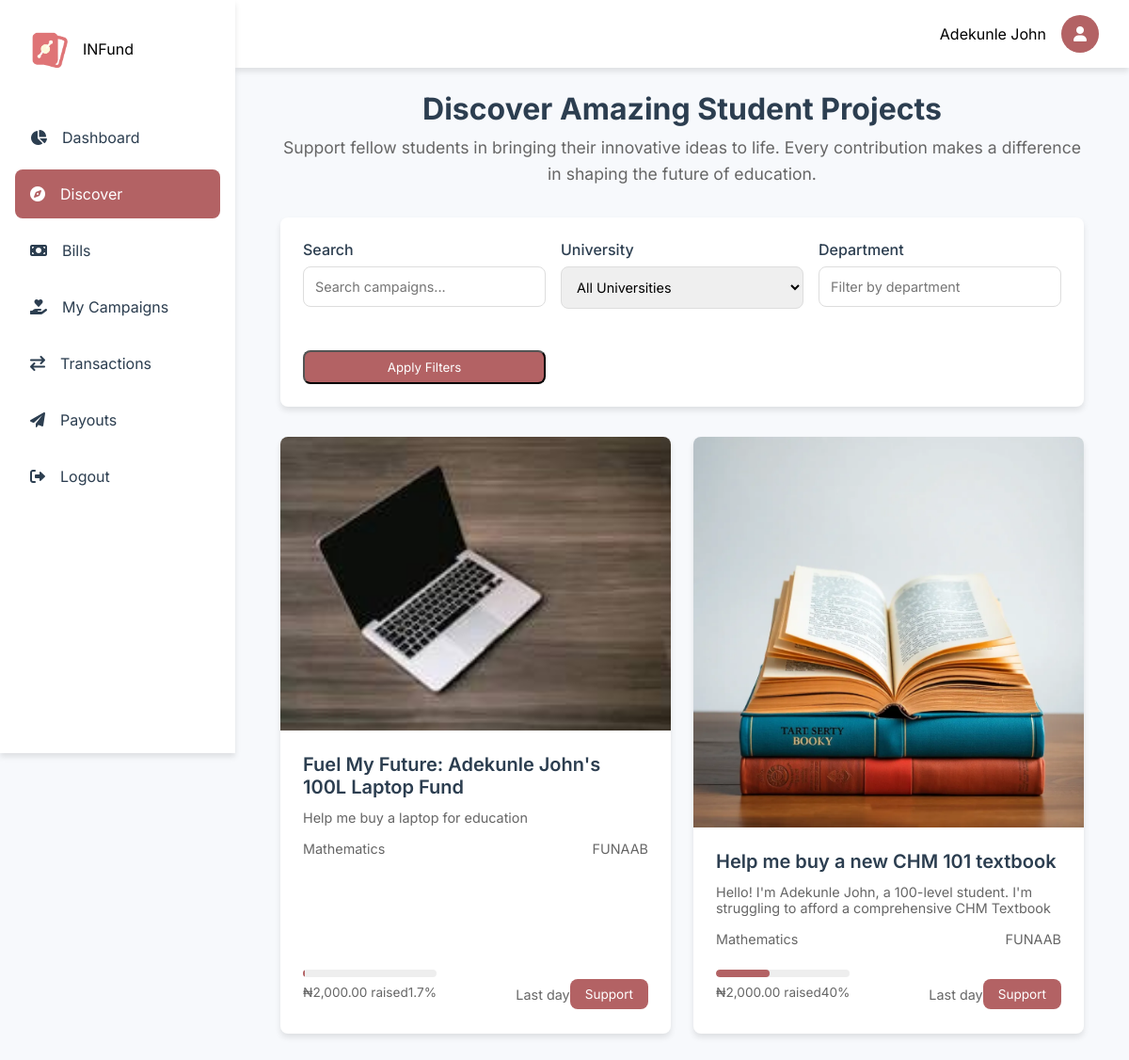
Screenshot of /dashboard/discover.php (signed in) with the database file from the repository.
### tables this page shows
CREATE TABLE `users` (
  `id` int(11) NOT NULL,
  `fullname` varchar(1000) NOT NULL,
  `email` varchar(200) DEFAULT NULL,
  `balance` decimal(15,2) NOT NULL DEFAULT 0.00,
  `username` varchar(30) NOT NULL,
  `phone` varchar(30) DEFAULT NULL,
  `dob` varchar(200) DEFAULT NULL,
  `country` varchar(200) DEFAULT NULL,
  `state` varchar(1000) DEFAULT NULL,
  `university` varchar(1000) DEFAULT NULL,
  `faculty` varchar(1000) DEFAULT NULL,
  `department` varchar(1000) DEFAULT NULL,
  `matric_no` varchar(1000) NOT NULL,
  `password` varchar(1000) DEFAULT NULL,
  `level` varchar(200) NOT NULL DEFAULT '100',
  `bank_id` varchar(200) DEFAULT NULL,
  `bank_account_name` varchar(200) DEFAULT NULL,
  `account_number` int(30) DEFAULT NULL,
  `created_at` varchar(1000) DEFAULT current_timestamp(),
  `last_login` varchar(1000) DEFAULT current_timestamp(),
  `gender` varchar(1000) DEFAULT NULL
);

CREATE TABLE `campaigns` (
  `id` int(11) NOT NULL,
  `title` varchar(255) NOT NULL,
  `description` text NOT NULL,
  `impact` text DEFAULT NULL,
  `importance` text DEFAULT NULL,
  `uid` int(11) NOT NULL,
  `goal_amount` decimal(15,2) NOT NULL,
  `university` varchar(200) DEFAULT NULL,
  `amount_raised` decimal(15,2) DEFAULT 0.00,
  `start_date` date NOT NULL,
  `end_date` date NOT NULL,
  `status` enum('active','completed','cancelled') DEFAULT 'active',
  `created_at` timestamp NOT NULL DEFAULT current_timestamp(),
  `updated_at` timestamp NOT NULL DEFAULT current_timestamp() ON UPDATE current_timestamp(),
  `image1` varchar(1000) NOT NULL,
  `image2` varchar(1000) DEFAULT NULL,
  `image3` varchar(1000) DEFAULT NULL,
  `image4` varchar(1000) DEFAULT NULL,
  `spam_level` decimal(5,2) DEFAULT NULL
);

### includes/user/functions.php (called while the page is built, shortened)
<?php
function getUserDetails(string $email): array
{
    global $conn;
    if (strpos($email, "@")) {
        $query = "SELECT * FROM users WHERE email = ?";
    } else {
        $query = "SELECT * FROM users WHERE id = ?";
    }
    $stmt = $conn->prepare($query);
    $stmt->bind_param("s", $email);
    $stmt->execute();
    $result = $stmt->get_result();
    $data = $result->fetch_assoc();
    return $data;
}
?>

### includes/user/discover_functions.php (the view, shortened to what this page needs)
<?php
function getAllDiscoverActiveCampaigns($user_id, $page = 1, $per_page = 12, $filters = []) {
    global $conn;
    $offset = ($page - 1) * $per_page;
    $where_clauses = ["c.uid != ?", "c.status = 'active'", "c.end_date >= CURRENT_DATE"];
    $params = [$user_id];
    $types = "i";
    $where_statement = implode(" AND ", $where_clauses);
    $query = "SELECT c.*, u.department, u.university,
              DATEDIFF(c.end_date, CURRENT_DATE) as days_left
              FROM campaigns c
              JOIN users u ON c.uid = u.id
              WHERE {$where_statement}
              ORDER BY c.created_at DESC
              LIMIT ? OFFSET ?";
    $params[] = $per_page;
    $params[] = $offset;
    $types .= "ii";
    $stmt = $conn->prepare($query);
    $stmt->bind_param($types, ...$params);
    $stmt->execute();
    $result = $stmt->get_result();
    return $result->fetch_all(MYSQLI_ASSOC);
}
function displayDiscoverPageCampaigns($campaigns) {
    $output = '';
    foreach ($campaigns as $campaign) {
        $progress = ($campaign['amount_raised'] / $campaign['goal_amount']) * 100;
        $progress = min(100, round($progress, 1));
        $days_left = max(0, $campaign['days_left']);
        $days_text = $days_left == 0 ? "Last day" : "$days_left days left";
        $output .= '
        <div class="discover-card">
            <img src="../assets/images/campaigns/' . htmlspecialchars($campaign['image1']) . '" alt="Campaign Image" class="campaign-image">
            <div class="campaign-content">
                <div class="campaign-info">
                    <h3 class="campaign-title">' . htmlspecialchars($campaign['title']) . '</h3>
                    <p class="campaign-description">' . htmlspecialchars($campaign['description']) . '</p>
                    <div class="campaign-meta">
                        <span>' . htmlspecialchars($campaign['department']) . '</span>
                        <span>' . htmlspecialchars($campaign['university']) . '</span>
                    </div>
                </div>
                <div class="campaign-stats">
                    <div class="progress-container">
                        <div class="progress-bar">
                            <div class="progress-fill" style="width: ' . $progress . '%;"></div>
                        </div>
                        <div class="campaign-stats">
                            <span>₦' . number_format($campaign['amount_raised'], 2) . ' raised</span>
                            <span>' . $progress . '%</span>
                        </div>
                    </div>
                    <div class="campaign-footer">
                        <span class="time-left">' . $days_text . '</span>
                        <a href="campaign.php?id=' . $campaign['id'] . '" class="support-btn">Support</a>
                    </div>
                </div>
            </div>
        </div>';
    }
    return $output;
}
?>

### includes/user/nav.php (shortened to what this page needs)
<?php
include '../config/config.php';
include '../includes/user/functions.php';
$my_details = getUserDetails($_SESSION["user_id"]);
?>
<!DOCTYPE html>
<html lang="en">
<head>
    <link href="https://cdnjs.cloudflare.com/ajax/libs/toastr.js/latest/css/toastr.min.css" rel="stylesheet" />
    <link rel="stylesheet" href="https://cdnjs.cloudflare.com/ajax/libs/font-awesome/6.0.0/css/all.min.css">
    <link rel="stylesheet" href="../assets/css/user/nav.css">
    <?php if (isset($css1)) : ?>
        <link rel="stylesheet" href="../assets/css/user/<?= $css1 ?>.css">
    <?php endif; ?>
</head>
<body>
    <div class="container">
        <nav class="sidenav">
            <div class="logo">
                <img src="../assets/images/static/logo.png" alt="Logo">
                <span>INFund</span>
            </div>
            <ul class="nav-links">
                <li class="nav-item">
                    <a href="./overview" class="nav-link <?= isset($page) && $page == 'Overview' ? 'active' : ''; ?>">
                        <i class="fas fa-chart-pie"></i>
                        <span>Dashboard</span>
                    </a>
                </li>
                <li class="nav-item">
                    <a href="./discover" class="nav-link <?= isset($page) && $page == 'Discover' ? 'active' : ''; ?>">
                        <i class="fas fa-compass"></i>
                        <span>Discover</span>
                    </a>
                </li>
                <li class="nav-item">
                    <a href="./bills" class="nav-link <?= isset($page) && $page == 'Bills' ? 'active' : ''; ?>">
                        <i class="fas fa-money-bill"></i>
                        <span>Bills</span>
                    </a>
                </li>
                <li class="nav-item">
                    <a href="./campaigns" class="nav-link <?= isset($page) && $page == 'Campaigns' ? 'active' : ''; ?>">
                        <i class="fas fa-hand-holding-heart"></i>
                        <span>My Campaigns</span>
                    </a>
                </li>
                <li class="nav-item">
                    <a href="./transactions" class="nav-link <?= isset($page) && $page == 'Transactions' ? 'active' : ''; ?>">
                        <i class="fas fa-exchange"></i>
                        <span>Transactions</span>
                    </a>
                </li>
                <li class="nav-item">
                    <a href="./payouts" class="nav-link <?= isset($page) && $page == 'Payouts' ? 'active' : ''; ?>">
                        <i class="fas fa-paper-plane"></i>
                        <span>Payouts</span>
                    </a>
                </li>
                <li class="nav-item">
                    <a href="./logout" class="nav-link ">
                        <i class="fas fa-sign-out-alt"></i>
                        <span>Logout</span>
                    </a>
                </li>
            </ul>
        </nav>
        <div class="topnav">
            <div class="user-profile">
                <span><?php echo $my_details['fullname']; ?></span>
                <a href="./profile">
                    <div class="avatar">
                        <i class="fas fa-user"></i>
                    </div>
                </a>
            </div>
        </div>

### assets/css/user/nav.css (style rules this page uses)
:root { --primary-color: #b36264; --secondary-color: #755e28; --accent-color: #b36264; --text-color: #2c3e50; --background-color: #f7f9fc; --card-background: #ffffff; --border-radius: 8px; --transition: all 0.3s ease; --shadow: 0 4px 6px rgba(0, 0, 0, 0.1); --shadow-hover: 0 10px 15px rgba(0, 0, 0, 0.15); --success-color: #4caf50; --warning-color: #ffa000; --danger-color: #f44336; --info-color: #2196f3; }
* { margin: 0; padding: 0; box-sizing: border-box; font-family: "Inter", sans-serif; }
body { background-color: var(--background-color); }
.container { display: flex; min-height: 100vh; }
.sidenav { width: 250px; background: var(--card-background); padding: 1rem; height: 100vh; position: fixed; transition: var(--transition); box-shadow: var(--shadow); z-index: 1000; }
.logo { display: flex; align-items: center; gap: 1rem; padding: 1rem; margin-bottom: 2rem; }
.logo img { width: 40px; height: 40px; }
.nav-links { list-style: none; }
.nav-item { margin-bottom: 0.5rem; }
.nav-link { display: flex; align-items: center; padding: 1rem; color: var(--text-color); text-decoration: none; border-radius: var(--border-radius); transition: var(--transition); gap: 1rem; }
.nav-link.active { background: var(--accent-color); color: white; }
.topnav { background: var(--card-background); padding: 1rem 2rem; display: flex; justify-content: flex-end; align-items: center; position: fixed; width: calc(100% - 250px); right: 0; box-shadow: var(--shadow); z-index: 900; }
.user-profile { display: flex; align-items: center; gap: 1rem; }
.avatar { width: 40px; height: 40px; border-radius: 50%; background: var(--accent-color); display: flex; align-items: center; justify-content: center; color: white; }
.campaign-title { font-weight: 600; color: var(--text-color); }
.campaign-meta { color: #666; font-size: 0.9rem; }
.progress-bar { width: 100%; height: 8px; background: #eee; border-radius: 4px; margin: 0.5rem 0; overflow: hidden; }
.progress-fill { height: 100%; background: var(--accent-color); border-radius: 4px; transition: var(--transition); }
.campaign-stats { display: flex; justify-content: space-between; font-size: 0.85rem; color: #666; }

### assets/css/user/discover.css (style rules this page uses)
.discover-card { background: var(--card-background); border-radius: var(--border-radius); overflow: hidden; box-shadow: var(--shadow); transition: var(--transition); height: 100%; display: flex; flex-direction: column; width: 100%; max-width: 100%; }
.campaign-image { width: 100%; height: auto; max-width: 100%; object-fit: cover; }
.campaign-content { padding: 1.5rem; flex-grow: 1; display: flex; flex-direction: column; }
.campaign-info { flex-grow: 1; }
.campaign-title { font-size: 1.25rem; color: var(--text-color); margin-bottom: 0.75rem; }
.campaign-description { color: #666; font-size: 0.9rem; margin-bottom: 1rem; display: -webkit-box; -webkit-line-clamp: 3; -webkit-box-orient: vertical; overflow: hidden; }
.campaign-meta { display: flex; justify-content: space-between; align-items: center; margin-bottom: 1rem; font-size: 0.9rem; color: #666; }
.campaign-stats { margin-top: auto; }
.progress-container { margin-bottom: 0.75rem; }
.campaign-footer { margin-top: 1rem; display: flex; justify-content: space-between; align-items: center; }
.time-left { color: #666; font-size: 0.9rem; }
.support-btn { padding: 0.5rem 1rem; background: var(--accent-color); color: white; border-radius: var(--border-radius); text-decoration: none; transition: var(--transition); }
body { margin: 0; padding: 0; overflow-x: hidden; }
* { box-sizing: border-box; }

### rows the page displays
users: fullname "Adekunle John"
campaigns: image1 (picture), title "Fuel My Future: Adekunle John's 100L Laptop Fund", description "Help me buy a laptop for education", uid.department "Mathematics", uid.university "FUNAAB", amount_raised "2,000.00", progress "1.7", days_text "Last day"
campaigns: image1 (picture), title "Help me buy a new CHM 101 textbook", description "Hello! I'm Adekunle John, a 100-level student. I'm struggling to afford a comprehensive CHM Textbook", uid.department "Mathematics", uid.university "FUNAAB", amount_raised "2,000.00", progress "40", days_text "Last day"
